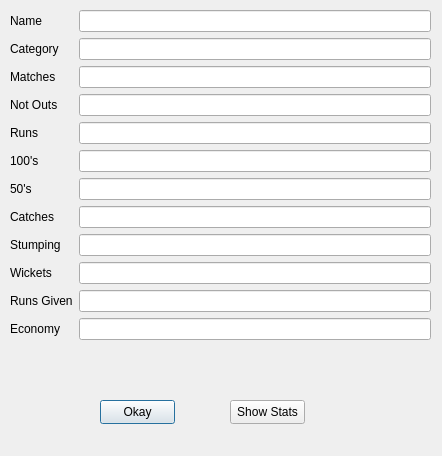
<?xml version="1.0" encoding="UTF-8"?>
<ui version="4.0">
 <class>Dialog</class>
 <widget class="QDialog" name="Dialog">
  <property name="geometry">
   <rect>
    <x>0</x>
    <y>0</y>
    <width>442</width>
    <height>456</height>
   </rect>
  </property>
  <property name="windowTitle">
   <string>Dialog</string>
  </property>
  <widget class="QPushButton" name="Okay">
   <property name="geometry">
    <rect>
     <x>100</x>
     <y>400</y>
     <width>75</width>
     <height>24</height>
    </rect>
   </property>
   <property name="text">
    <string>Okay</string>
   </property>
  </widget>
  <widget class="QWidget" name="formLayoutWidget_2">
   <property name="geometry">
    <rect>
     <x>10</x>
     <y>10</y>
     <width>421</width>
     <height>351</height>
    </rect>
   </property>
   <layout class="QFormLayout" name="formLayout">
    <item row="0" column="0">
     <widget class="QLabel" name="Name">
      <property name="text">
       <string>Name</string>
      </property>
     </widget>
    </item>
    <item row="0" column="1">
     <widget class="QLineEdit" name="N"/>
    </item>
    <item row="1" column="1">
     <widget class="QLineEdit" name="C"/>
    </item>
    <item row="2" column="0">
     <widget class="QLabel" name="Matches">
      <property name="text">
       <string>Matches</string>
      </property>
     </widget>
    </item>
    <item row="2" column="1">
     <widget class="QLineEdit" name="M"/>
    </item>
    <item row="3" column="0">
     <widget class="QLabel" name="NotOuts">
      <property name="text">
       <string>Not Outs</string>
      </property>
     </widget>
    </item>
    <item row="3" column="1">
     <widget class="QLineEdit" name="NO"/>
    </item>
    <item row="4" column="0">
     <widget class="QLabel" name="Runs">
      <property name="text">
       <string>Runs</string>
      </property>
     </widget>
    </item>
    <item row="4" column="1">
     <widget class="QLineEdit" name="R"/>
    </item>
    <item row="5" column="0">
     <widget class="QLabel" name="Hundreds">
      <property name="text">
       <string>100's</string>
      </property>
     </widget>
    </item>
    <item row="5" column="1">
     <widget class="QLineEdit" name="H"/>
    </item>
    <item row="6" column="0">
     <widget class="QLabel" name="Fifties">
      <property name="text">
       <string>50's</string>
      </property>
     </widget>
    </item>
    <item row="6" column="1">
     <widget class="QLineEdit" name="F"/>
    </item>
    <item row="7" column="0">
     <widget class="QLabel" name="Catches">
      <property name="text">
       <string>Catches</string>
      </property>
     </widget>
    </item>
    <item row="7" column="1">
     <widget class="QLineEdit" name="Ct"/>
    </item>
    <item row="8" column="0">
     <widget class="QLabel" name="Stumping">
      <property name="text">
       <string>Stumping</string>
      </property>
     </widget>
    </item>
    <item row="8" column="1">
     <widget class="QLineEdit" name="St"/>
    </item>
    <item row="9" column="0">
     <widget class="QLabel" name="Wickets">
      <property name="text">
       <string>Wickets</string>
      </property>
     </widget>
    </item>
    <item row="9" column="1">
     <widget class="QLineEdit" name="Wkt"/>
    </item>
    <item row="10" column="0">
     <widget class="QLabel" name="RunsGiven">
      <property name="text">
       <string>Runs Given</string>
      </property>
     </widget>
    </item>
    <item row="10" column="1">
     <widget class="QLineEdit" name="RG"/>
    </item>
    <item row="1" column="0">
     <widget class="QLabel" name="Category">
      <property name="text">
       <string>Category</string>
      </property>
     </widget>
    </item>
    <item row="11" column="0">
     <widget class="QLabel" name="Economy">
      <property name="text">
       <string>Economy</string>
      </property>
     </widget>
    </item>
    <item row="11" column="1">
     <widget class="QLineEdit" name="Eco"/>
    </item>
   </layout>
  </widget>
  <widget class="QPushButton" name="ShowStats">
   <property name="geometry">
    <rect>
     <x>230</x>
     <y>400</y>
     <width>75</width>
     <height>24</height>
    </rect>
   </property>
   <property name="text">
    <string>Show Stats</string>
   </property>
  </widget>
 </widget>
 <resources/>
 <connections/>
</ui>
